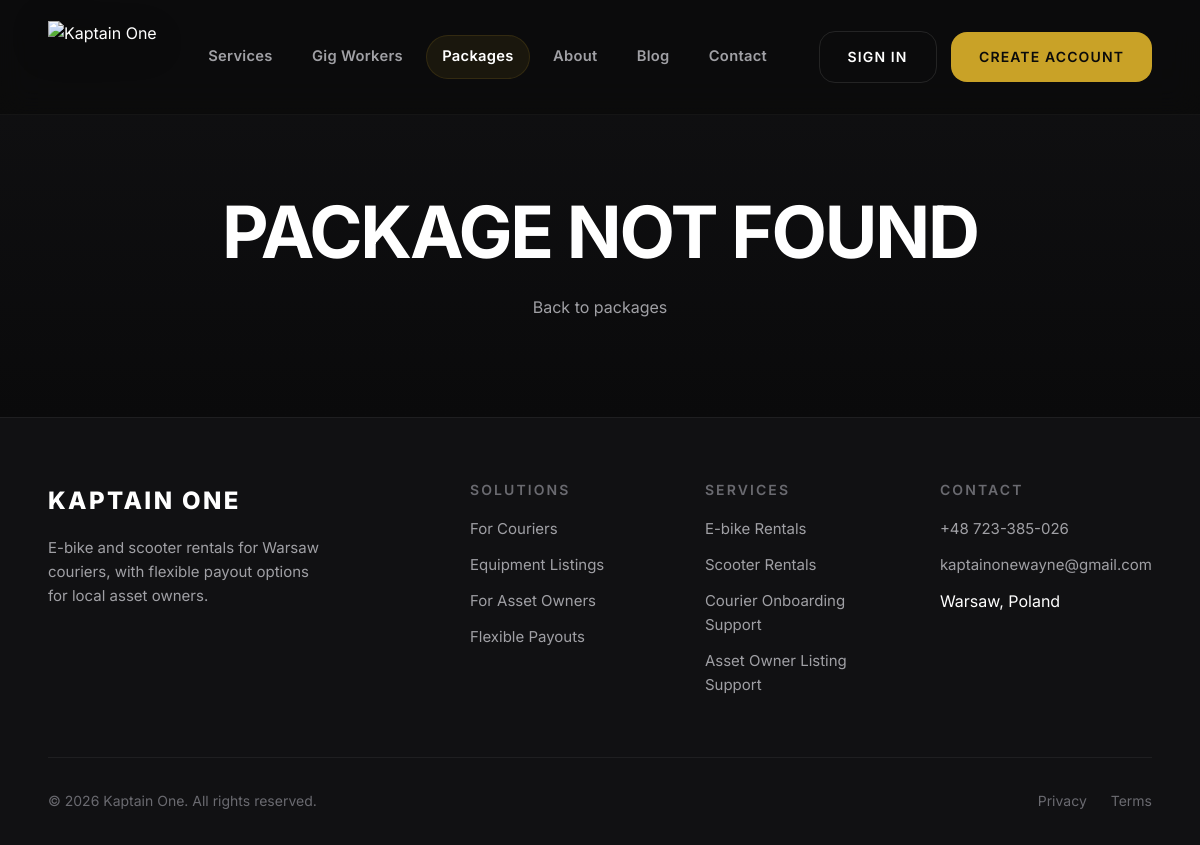
The app's page /package.php?slug=e-bike-starter-package, older data.
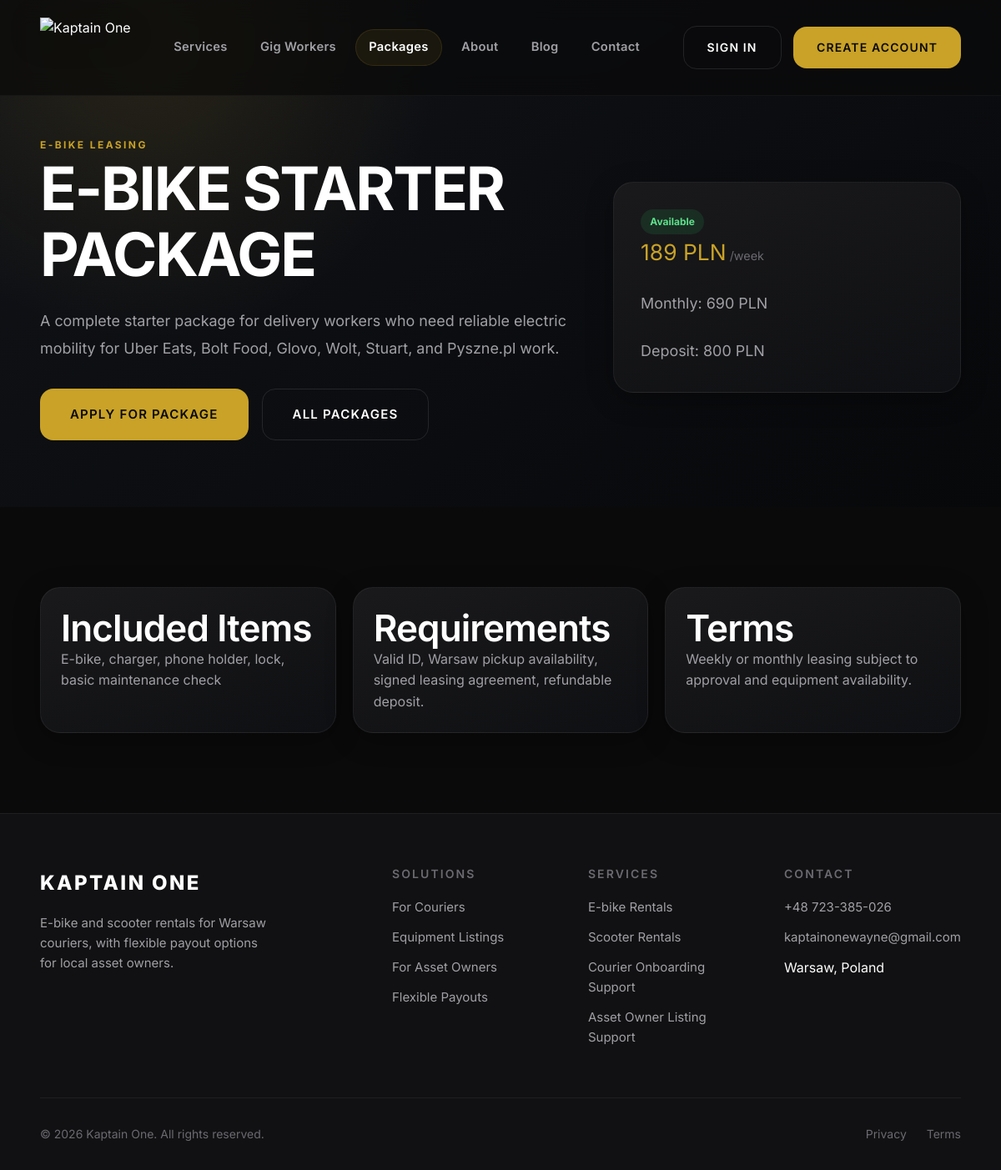
The same page, newer data.
### tables this page shows
CREATE TABLE IF NOT EXISTS equipment_packages (
    id INT UNSIGNED AUTO_INCREMENT PRIMARY KEY,
    title VARCHAR(160) NOT NULL,
    slug VARCHAR(180) NOT NULL UNIQUE,
    category VARCHAR(80) NOT NULL,
    description TEXT,
    short_description TEXT,
    image VARCHAR(255),
    included_items TEXT,
    weekly_price DECIMAL(10,2) DEFAULT 0,
    monthly_price DECIMAL(10,2) DEFAULT 0,
    deposit_amount DECIMAL(10,2) DEFAULT 0,
    currency VARCHAR(10) DEFAULT 'PLN',
    availability_status ENUM('available', 'limited', 'waitlist', 'unavailable') DEFAULT 'available',
    requirements TEXT,
    terms TEXT,
    is_active BOOLEAN DEFAULT TRUE,
    sort_order INT DEFAULT 100,
    created_at TIMESTAMP DEFAULT CURRENT_TIMESTAMP,
    updated_at TIMESTAMP DEFAULT CURRENT_TIMESTAMP ON UPDATE CURRENT_TIMESTAMP,
    INDEX idx_packages_active (is_active),
    INDEX idx_packages_category (category),
    INDEX idx_packages_availability (availability_status)
);

### config/config.php (called while the page is built, shortened)
<?php
$DB_CONFIG = [
    'host'     => 'localhost',
    'database' => 'u123456789_kaptain',
    'username' => 'u123456789_admin',
    'password' => 'your_db_password',
    'charset'  => 'utf8mb4',
    'port'     => 3306
];
$SITE_CONFIG = [
    'name'        => 'Kaptain One',
    'tagline'     => 'Warsaw E-Bike & Scooter Rentals for Couriers',
    'url'         => 'https://kaptainone.com',
    'email'       => 'kaptainonewayne@gmail.com',
    'phone'       => '+48 723-385-026',
    'phone_link'  => '+48723385026',
    'address'     => 'Warsaw, Poland',
    'timezone'    => 'Europe/Warsaw'
];

### includes/db.php (called while the page is built, shortened)
<?php
require_once __DIR__ . '/../config/config.php';
class Database {
    private static ?PDO $instance = null;
    public static function connect(): PDO {
        global $DB_CONFIG;
        if (self::$instance === null) {
            try {
                $dsn = sprintf(
                    'mysql:host=%s;port=%d;dbname=%s;charset=%s',
                    $DB_CONFIG['host'],
                    $DB_CONFIG['port'],
                    $DB_CONFIG['database'],
                    $DB_CONFIG['charset']
                );
                self::$instance = new PDO($dsn, $DB_CONFIG['username'], $DB_CONFIG['password'], [
                    PDO::ATTR_ERRMODE            => PDO::ERRMODE_EXCEPTION,
                    PDO::ATTR_DEFAULT_FETCH_MODE => PDO::FETCH_ASSOC,
                    PDO::ATTR_EMULATE_PREPARES   => false,
                ]);
            } catch (PDOException $e) {
                error_log('Database connection failed: ' . $e->getMessage());
                throw new Exception('Service temporarily unavailable');
            }
        }
        return self::$instance;
    }
    public static function query(string $sql, array $params = []): PDOStatement {
        $stmt = self::connect()->prepare($sql);
        $stmt->execute($params);
        return $stmt;
    }
    public static function fetch(string $sql, array $params = []): ?array {
        $stmt = self::query($sql, $params);
        $result = $stmt->fetch();
        return $result ?: null;
    }
}

### includes/app_data.php (called while the page is built, shortened)
<?php
require_once __DIR__ . '/db.php';
function package_status_label(string $status): string {
    return ucwords(str_replace('_', ' ', $status));
}
function get_package_by_slug(string $slug): ?array {
    return Database::fetch("SELECT * FROM equipment_packages WHERE slug = ? AND is_active = 1", [$slug]);
}

### includes/functions.php (called while the page is built, shortened)
<?php
require_once __DIR__ . '/../config/config.php';
function e(string $text): string {
    return htmlspecialchars($text, ENT_QUOTES, 'UTF-8');
}
function site(string $key): string {
    global $SITE_CONFIG;
    return $SITE_CONFIG[$key] ?? '';
}
function base_url(): string {
    $configured = rtrim(site('url'), '/');
    if (!empty($_SERVER['HTTP_HOST'])) {
        $host = $_SERVER['HTTP_HOST'];
        if (stripos($host, 'localhost') !== false || preg_match('/^(127\.0\.0\.1|192\.168\.|10\.|172\.(1[6-9]|2\d|3[0-1])\.)/', $host)) {
            $scriptDir = str_replace('\\', '/', dirname($_SERVER['SCRIPT_NAME'] ?? '/'));
            $scriptDir = rtrim($scriptDir, '/.');
            if ($scriptDir === '') {
                return 'http://' . $host;
            }
            return 'http://' . $host . $scriptDir;
        }
    }
    return $configured;
}

### package.php (the view, shortened to what the changed rows need)
<?php
require_once __DIR__ . '/includes/functions.php';
require_once __DIR__ . '/includes/app_data.php';
$slug = $_GET['slug'] ?? '';
$package = get_package_by_slug($slug);
if (!$package) {
    require_once __DIR__ . '/includes/header.php';
    echo '<section class="page-hero"><div class="container"><h1>Package Not Found</h1><p><a href="' . base_url() . '/packages.php">Back to packages</a></p></div></section>';
    require_once __DIR__ . '/includes/footer.php';
    exit;
}
require_once __DIR__ . '/includes/header.php';
?>
<section class="package-detail-hero">
    <div class="container package-detail-grid">
        <div>
            <span class="section-kicker"><?= e($package['category']) ?></span>
            <h1><?= e($package['title']) ?></h1>
            <p><?= e($package['description']) ?></p>
            <div class="app-actions">
                <a href="<?= base_url() ?>/dashboard/apply.php?package=<?= (int)$package['id'] ?>" class="btn btn-primary btn-large">Apply for Package</a>
                <a href="<?= base_url() ?>/packages.php" class="btn btn-secondary btn-large">All Packages</a>
            </div>
        </div>
        <aside class="package-summary">
            <span class="status-pill status-<?= e($package['availability_status']) ?>"><?= e(package_status_label($package['availability_status'])) ?></span>
            <div class="summary-price"><?= number_format((float)$package['weekly_price'], 0) ?> <?= e($package['currency']) ?><span>/week</span></div>
            <p>Monthly: <?= number_format((float)$package['monthly_price'], 0) ?> <?= e($package['currency']) ?></p>
            <p>Deposit: <?= number_format((float)$package['deposit_amount'], 0) ?> <?= e($package['currency']) ?></p>
        </aside>
    </div>
</section>
<section class="section">
    <div class="container package-info-grid">
        <div class="app-card">
            <h2>Included Items</h2>
            <p><?= nl2br(e($package['included_items'])) ?></p>
        </div>
        <div class="app-card">
            <h2>Requirements</h2>
            <p><?= nl2br(e($package['requirements'])) ?></p>
        </div>
        <div class="app-card">
            <h2>Terms</h2>
            <p><?= nl2br(e($package['terms'])) ?></p>
        </div>
    </div>
</section>
<?php require_once __DIR__ . '/includes/footer.php'; ?>

Row changes from the older to the newer data that the page shows:
added equipment_packages: category "E-BIKE LEASING", title "E-BIKE STARTER PACKAGE", description "A complete starter package for delivery workers who need reliable electric mobility for Uber Eats, Bolt Food, Glovo, Wolt, Stuart, and Pyszne.pl work.", availability_status "Available", weekly_price "189", currency "PLN", monthly_price "690", deposit_amount "800", included_items "E-bike, charger, phone holder, lock, basic maintenance check", requirements "Valid ID, Warsaw pickup availability, signed leasing agreement, refundable deposit.", terms "Weekly or monthly leasing subject to approval and equipment availability."
Text that changed along with them:
text no longer shown: "PACKAGE NOT FOUND Back to packages"
text now shown: "APPLY FOR PACKAGE ALL PACKAGES /week Monthly: Deposit: Included Items Requirements Terms"
